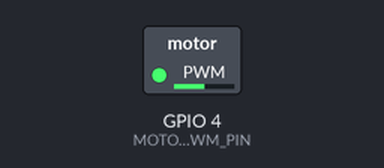
Simulated run of this sketch. Board: ESP32. Parts: switched loads named in the sketch (green lamp = pin HIGH). Random numbers use the default seed unless the sketch sets one; what the sketch prints to the serial monitor is not drawn.

Above: at 0.1 s.
Timing chart, 0 to 121.9 s (numbered marks = the images above):
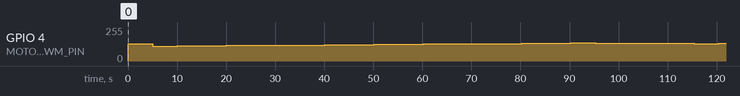

Measured:
- by itself, GPIO 4 (MOTOR_PWM_PIN): 0/255 → 128/255 at 0.01 s, → 112/255 5.0 s later, → 115/255 5.0 s later, → 118/255 10.0 s later, … (14 changes in this stretch)

The sketch:

dxa_controller.ino
```cpp
/*
 * DXA Controller - Firmware para ESP32
 * Sistema de vibración adaptativa basado en datos DXA
 *
 * ENTRADA: Datos DXA (densidad ósea, T-score)
 * SALIDA: Frecuencia optimizada a motor vibrador
 *
 * Reemplaza acelerómetro por datos DXA para cálculo de frecuencia
 */

#include <Wire.h>

// Configuración del sistema
#define MOTOR_PWM_PIN 4      // Pin PWM para control de motor
#define DXA_DATA_READY_PIN 5 // Pin para señal de datos DXA disponibles

// Variables DXA (estas vendrían del sistema de análisis)
float bmd_value = 0.0;       // Densidad Mineral Ósea (g/cm²)
float t_score = 0.0;         // T-score del paciente
float z_score = 0.0;         // Z-score del paciente

// Variables de control
float optimal_frequency = 35.0;  // Frecuencia calculada (Hz)
float current_frequency = 35.0;  // Frecuencia actual del motor
float motor_intensity = 128;     // Intensidad PWM (0-255)

// Parámetros del paciente (para cálculo)
int patient_age = 50;
char patient_sex = 'F';          // 'M' o 'F'
float patient_bmi = 25.0;

void setup() {
  Serial.begin(115200);
  Serial.println("=== DXA VIBRATION CONTROLLER v1.0 ===");
  Serial.println("Sistema: Vibración optimizada por datos DXA");

  // Configurar pines
  pinMode(MOTOR_PWM_PIN, OUTPUT);
  pinMode(DXA_DATA_READY_PIN, INPUT);

  // Inicializar I2C para comunicación con módulo DXA (si aplica)
  Wire.begin();

  Serial.println("Controlador inicializado - Esperando datos DXA...");
}

void loop() {
  // 1. Verificar si hay nuevos datos DXA disponibles
  if (checkForNewDXAData()) {
    readDXAData();          // Leer datos DXA
    calculateOptimalFrequency(); // Calcular frecuencia óptima
    updateMotorControl();   // Ajustar motor
    displaySystemStatus();  // Mostrar estado
  }

  // 2. Mantener frecuencia actual
  maintainVibration();

  delay(50); // Control cada 50ms
}

bool checkForNewDXAData() {
  // Simular recepción de datos DXA
  // En sistema real: comunicación serial/I2C/Bluetooth con sistema DXA
  static unsigned long last_update = 0;

  if (millis() - last_update > 5000) { // Cada 5 segundos (simulación)
    last_update = millis();

    // Generar datos DXA simulados (en real vendrían del equipo)
    bmd_value = random(800, 1200) / 1000.0; // 0.8-1.2 g/cm²
    t_score = random(-35, 5) / 10.0;       // -3.5 a +0.5
    z_score = random(-20, 20) / 10.0;      // -2.0 a +2.0

    return true;
  }
  return false;
}

void readDXAData() {
  Serial.println("\n--- NUEVOS DATOS DXA RECIBIDOS ---");
  Serial.print("BMD: "); Serial.print(bmd_value, 3); Serial.println(" g/cm²");
  Serial.print("T-score: "); Serial.println(t_score, 1);
  Serial.print("Z-score: "); Serial.println(z_score, 1);
}

void calculateOptimalFrequency() {
  // ALGORITMO: Calcular frecuencia basada en datos DXA

  // Frecuencia base según T-score (WHO classification)
  if (t_score <= -2.5) {
    // Osteoporosis: frecuencia más baja
    optimal_frequency = 40.0;
  } else if (t_score <= -1.0) {
    // Osteopenia: frecuencia media
    optimal_frequency = 45.0;
  } else {
    // Normal: frecuencia estándar
    optimal_frequency = 50.0;
  }

  // Ajustar por edad
  if (patient_age > 60) optimal_frequency -= 5.0;
  if (patient_age > 70) optimal_frequency -= 5.0;

  // Ajustar por sexo
  if (patient_sex == 'F') optimal_frequency += 2.0;

  // Limitar rango seguro (30-90 Hz)
  optimal_frequency = constrain(optimal_frequency, 30.0, 90.0);

  Serial.print("Frecuencia calculada: ");
  Serial.print(optimal_frequency);
  Serial.println(" Hz");
}

void updateMotorControl() {
  // Suavizar transición de frecuencia
  float frequency_step = 0.5; // Hz por ciclo

  if (current_frequency < optimal_frequency) {
    current_frequency += frequency_step;
  } else if (current_frequency > optimal_frequency) {
    current_frequency -= frequency_step;
  }

  // Convertir frecuencia a PWM (30-90 Hz → 0-255)
  motor_intensity = map((int)current_frequency, 30, 90, 100, 255);
  motor_intensity = constrain(motor_intensity, 100, 255);

  // Aplicar al motor
  analogWrite(MOTOR_PWM_PIN, motor_intensity);
}

void maintainVibration() {
  // Mantener frecuencia constante entre ajustes
  analogWrite(MOTOR_PWM_PIN, motor_intensity);
}

void displaySystemStatus() {
  Serial.print("Motor: ");
  Serial.print(current_frequency, 1);
  Serial.print(" Hz | PWM: ");
  Serial.println(motor_intensity);
  Serial.println("-----------------------------");
}

// Función para recibir datos DXA reales (ej: via Serial/Bluetooth)
void receiveRealDXAData(float bmd, float tscore, float zscore) {
  bmd_value = bmd;
  t_score = tscore;
  z_score = zscore;

  calculateOptimalFrequency();
  updateMotorControl();
}

// Función para configurar paciente
void setPatientProfile(int age, char sex, float bmi) {
  patient_age = age;
  patient_sex = sex;
  patient_bmi = bmi;
  Serial.println("Perfil paciente actualizado");
}
```
